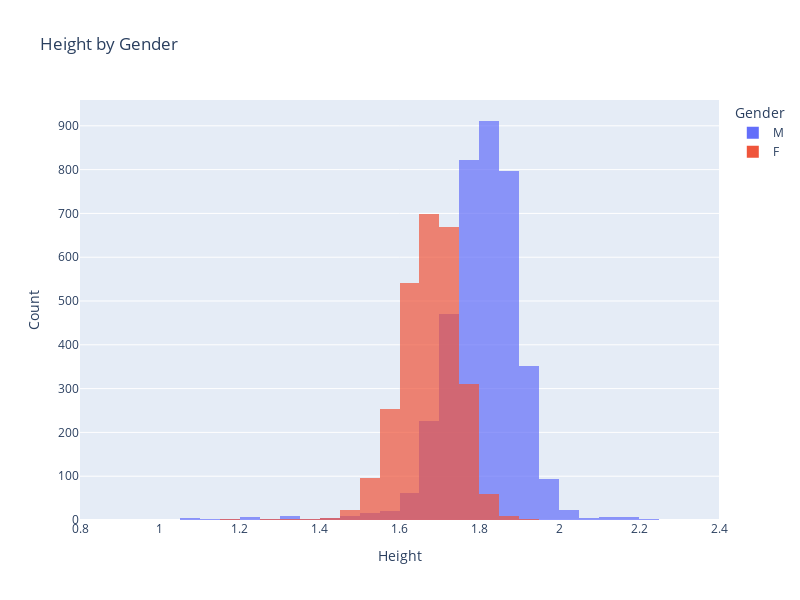

The notebook cell this image was saved under:
### Code cell
fig = px.histogram(
    actor_df, 
    x='Height', 
    color='Gender', 
    nbins=50, 
    title='Height by Gender',
    labels={'Height': 'Height'},
    opacity=0.7,
    width=800, height=600
)
fig.update_layout(barmode='overlay', xaxis_title='Height', yaxis_title='Count')

fig.show()

### Figure 1 — Plotly figure (JSON) as saved in the notebook; plotly's stock layout.template omitted (floating-point values rounded to 4 significant figures; data arrays with more than 128 entries replaced by an {"elided": "..."} marker saying what was removed)
{"data": [{"alignmentgroup": "True", "bingroup": "x", "hovertemplate": "Gender=M<br>Height=%{x}<br>count=%{y}<extra></extra>", "legendgroup": "M", "marker": {"color": "#636efa", "opacity": 0.7, "pattern": {"shape": ""}}, "name": "M", "nbinsx": 50, "offsetgroup": "M", "orientation": "v", "showlegend": true, "type": "histogram", "x": {"elided": "3859 float values"}, "xaxis": "x", "yaxis": "y"}, {"alignmentgroup": "True", "bingroup": "x", "hovertemplate": "Gender=F<br>Height=%{x}<br>count=%{y}<extra></extra>", "legendgroup": "F", "marker": {"color": "#EF553B", "opacity": 0.7, "pattern": {"shape": ""}}, "name": "F", "nbinsx": 50, "offsetgroup": "F", "orientation": "v", "showlegend": true, "type": "histogram", "x": {"elided": "2680 float values"}, "xaxis": "x", "yaxis": "y"}], "layout": {"barmode": "overlay", "height": 600, "legend": {"title": {"text": "Gender"}, "tracegroupgap": 0}, "title": {"text": "Height by Gender"}, "width": 800, "xaxis": {"anchor": "y", "domain": [0, 1], "title": {"text": "Height"}}, "yaxis": {"anchor": "x", "domain": [0, 1], "title": {"text": "Count"}}}}
